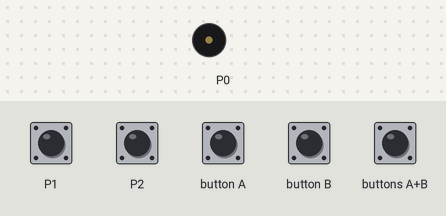
The program below on a simulated BBC micro:bit (MakeCode). Shown: buzzer (waves = sounding). The inputs (shaded band) are chosen by the test bench.

Above: at 1.2 s.
1.3 s: touch pin P1 pressed for 0.15 s
At 1.8 s:
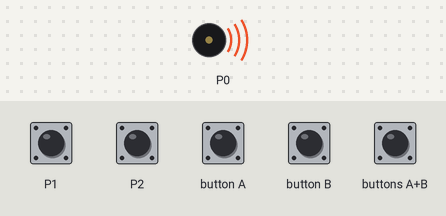
Timing chart, 0 to 4.3 s (numbered marks = the images above; inputs shaded):
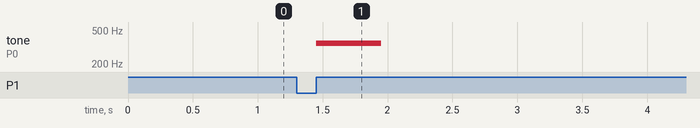

The program:

piano.py
```python
def on_button_pressed_a():
    music.play_tone(262, music.beat(BeatFraction.WHOLE))
input.on_button_pressed(Button.A, on_button_pressed_a)

def on_pin_pressed_p2():
    music.play_tone(392, music.beat(BeatFraction.WHOLE))
input.on_pin_pressed(TouchPin.P2, on_pin_pressed_p2)

def on_button_pressed_ab():
    music.play_tone(330, music.beat(BeatFraction.WHOLE))
input.on_button_pressed(Button.AB, on_button_pressed_ab)

def on_button_pressed_b():
    music.play_tone(294, music.beat(BeatFraction.WHOLE))
input.on_button_pressed(Button.B, on_button_pressed_b)

def on_pin_pressed_p1():
    music.play_tone(349, music.beat(BeatFraction.WHOLE))
input.on_pin_pressed(TouchPin.P1, on_pin_pressed_p1)
```

Measured:
- after the input at 1.3 s, tone on P0: silent → 349 Hz after 0.15 s, → silent 0.50 s later
